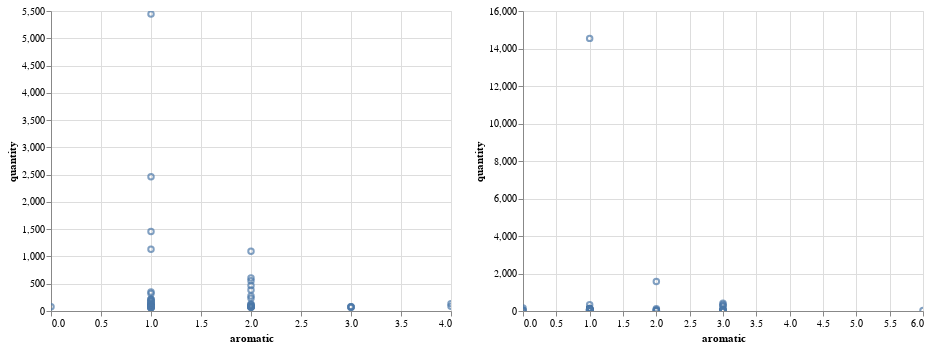

Here is the notebook cell this chart was saved with:
### Code cell
ci = alt.Chart(i).mark_point().encode(
x = 'aromatic',
y = 'quantity').interactive()

cf = alt.Chart(f).mark_point().encode(
x = 'aromatic',
y = 'quantity').interactive()

ci | cf
